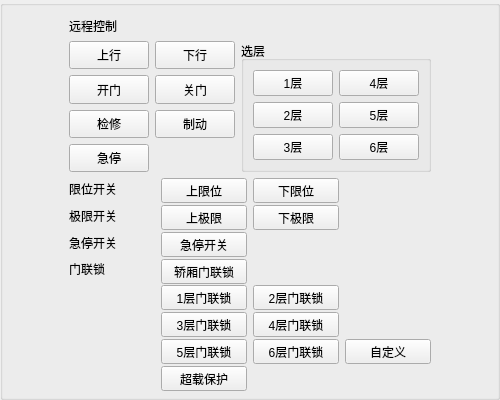
   <widget class="QGroupBox" name="groupBox">
    <property name="geometry">
     <rect>
      <x>11</x>
      <y>34</y>
      <width>500</width>
      <height>400</height>
     </rect>
    </property>
    <property name="minimumSize">
     <size>
      <width>500</width>
      <height>400</height>
     </size>
    </property>
    <property name="maximumSize">
     <size>
      <width>500</width>
      <height>400</height>
     </size>
    </property>
    <property name="title">
     <string/>
    </property>
    <layout class="QGridLayout" name="gridLayout_8">
     <item row="0" column="0">
      <layout class="QGridLayout" name="gridLayout_5">
       <item row="0" column="0">
        <widget class="QLabel" name="label">
         <property name="sizePolicy">
          <sizepolicy hsizetype="Maximum" vsizetype="Fixed">
           <horstretch>0</horstretch>
           <verstretch>0</verstretch>
          </sizepolicy>
         </property>
         <property name="maximumSize">
          <size>
           <width>100</width>
           <height>30</height>
          </size>
         </property>
         <property name="text">
          <string>远程控制</string>
         </property>
        </widget>
       </item>
       <item row="1" column="0">
        <layout class="QVBoxLayout" name="verticalLayout">
         <item>
          <layout class="QHBoxLayout" name="horizontalLayout">
           <item>
            <layout class="QGridLayout" name="gridLayout_6">
             <item row="0" column="1">
              <widget class="QPushButton" name="pushButton_xc_xx">
               <property name="sizePolicy">
                <sizepolicy hsizetype="Preferred" vsizetype="Preferred">
                 <horstretch>0</horstretch>
                 <verstretch>0</verstretch>
                </sizepolicy>
               </property>
               <property name="maximumSize">
                <size>
                 <width>80</width>
                 <height>30</height>
                </size>
               </property>
               <property name="text">
                <string>下行</string>
               </property>
              </widget>
             </item>
             <item row="5" column="0">
              <widget class="QPushButton" name="pushButton_jx">
               <property name="sizePolicy">
                <sizepolicy hsizetype="Preferred" vsizetype="Preferred">
                 <horstretch>0</horstretch>
                 <verstretch>0</verstretch>
                </sizepolicy>
               </property>
               <property name="maximumSize">
                <size>
                 <width>80</width>
                 <height>30</height>
                </size>
               </property>
               <property name="text">
                <string>检修</string>
               </property>
              </widget>
             </item>
             <item row="8" column="0">
              <widget class="QPushButton" name="pushButton_jt">
               <property name="sizePolicy">
                <sizepolicy hsizetype="Preferred" vsizetype="Preferred">
                 <horstretch>0</horstretch>
                 <verstretch>0</verstretch>
                </sizepolicy>
               </property>
               <property name="maximumSize">
                <size>
                 <width>80</width>
                 <height>30</height>
                </size>
               </property>
               <property name="text">
                <string>急停</string>
               </property>
              </widget>
             </item>
             <item row="0" column="0">
              <widget class="QPushButton" name="pushButton_xc_sx">
               <property name="sizePolicy">
                <sizepolicy hsizetype="Preferred" vsizetype="Preferred">
                 <horstretch>0</horstretch>
                 <verstretch>0</verstretch>
                </sizepolicy>
               </property>
               <property name="maximumSize">
                <size>
                 <width>80</width>
                 <height>30</height>
                </size>
               </property>
               <property name="text">
                <string>上行</string>
               </property>
              </widget>
             </item>
             <item row="1" column="0">
              <widget class="QPushButton" name="pushButton_kgm">
               <property name="sizePolicy">
                <sizepolicy hsizetype="Preferred" vsizetype="Preferred">
                 <horstretch>0</horstretch>
                 <verstretch>0</verstretch>
                </sizepolicy>
               </property>
               <property name="maximumSize">
                <size>
                 <width>80</width>
                 <height>30</height>
                </size>
               </property>
               <property name="text">
                <string>开门</string>
               </property>
              </widget>
             </item>
             <item row="1" column="1">
              <widget class="QPushButton" name="pushButton_gm">
               <property name="sizePolicy">
                <sizepolicy hsizetype="Preferred" vsizetype="Preferred">
                 <horstretch>0</horstretch>
                 <verstretch>0</verstretch>
                </sizepolicy>
               </property>
               <property name="maximumSize">
                <size>
                 <width>80</width>
                 <height>30</height>
                </size>
               </property>
               <property name="text">
                <string>关门</string>
               </property>
              </widget>
             </item>
             <item row="5" column="1">
              <widget class="QPushButton" name="pushButton_zd">
               <property name="sizePolicy">
                <sizepolicy hsizetype="Preferred" vsizetype="Preferred">
                 <horstretch>0</horstretch>
                 <verstretch>0</verstretch>
                </sizepolicy>
               </property>
               <property name="maximumSize">
                <size>
                 <width>80</width>
                 <height>30</height>
                </size>
               </property>
               <property name="text">
                <string>制动</string>
               </property>
              </widget>
             </item>
            </layout>
           </item>
           <item>
            <widget class="QGroupBox" name="groupBox_7">
             <property name="sizePolicy">
              <sizepolicy hsizetype="Fixed" vsizetype="Fixed">
               <horstretch>0</horstretch>
               <verstretch>0</verstretch>
              </sizepolicy>
             </property>
             <property name="title">
              <string>选层</string>
             </property>
             <layout class="QFormLayout" name="formLayout">
              <item row="0" column="0">
               <widget class="QPushButton" name="pushButton_xc_1">
                <property name="sizePolicy">
                 <sizepolicy hsizetype="Preferred" vsizetype="Preferred">
                  <horstretch>0</horstretch>
                  <verstretch>0</verstretch>
                 </sizepolicy>
                </property>
                <property name="minimumSize">
                 <size>
                  <width>0</width>
                  <height>25</height>
                 </size>
                </property>
                <property name="maximumSize">
                 <size>
                  <width>800</width>
                  <height>30</height>
                 </size>
                </property>
                <property name="text">
                 <string>1层</string>
                </property>
               </widget>
              </item>
              <item row="0" column="1">
               <widget class="QPushButton" name="pushButton_xc_4">
                <property name="sizePolicy">
                 <sizepolicy hsizetype="Preferred" vsizetype="Preferred">
                  <horstretch>0</horstretch>
                  <verstretch>0</verstretch>
                 </sizepolicy>
                </property>
                <property name="minimumSize">
                 <size>
                  <width>0</width>
                  <height>25</height>
                 </size>
                </property>
                <property name="maximumSize">
                 <size>
                  <width>800</width>
                  <height>30</height>
                 </size>
                </property>
                <property name="text">
                 <string>4层</string>
                </property>
               </widget>
              </item>
              <item row="1" column="0">
               <widget class="QPushButton" name="pushButton_xc_2">
                <property name="sizePolicy">
                 <sizepolicy hsizetype="Preferred" vsizetype="Preferred">
                  <horstretch>0</horstretch>
                  <verstretch>0</verstretch>
                 </sizepolicy>
                </property>
                <property name="minimumSize">
                 <size>
                  <width>0</width>
                  <height>25</height>
                 </size>
                </property>
                <property name="maximumSize">
                 <size>
                  <width>800</width>
                  <height>30</height>
                 </size>
                </property>
                <property name="text">
                 <string>2层</string>
                </property>
               </widget>
              </item>
              <item row="1" column="1">
               <widget class="QPushButton" name="pushButton_xc_5">
                <property name="sizePolicy">
                 <sizepolicy hsizetype="Preferred" vsizetype="Preferred">
                  <horstretch>0</horstretch>
                  <verstretch>0</verstretch>
                 </sizepolicy>
                </property>
                <property name="minimumSize">
                 <size>
                  <width>0</width>
                  <height>25</height>
                 </size>
                </property>
                <property name="maximumSize">
                 <size>
                  <width>800</width>
                  <height>30</height>
                 </size>
                </property>
                <property name="text">
                 <string>5层</string>
                </property>
               </widget>
              </item>
              <item row="2" column="0">
               <widget class="QPushButton" name="pushButton_xc_3">
                <property name="sizePolicy">
                 <sizepolicy hsizetype="Preferred" vsizetype="Preferred">
                  <horstretch>0</horstretch>
                  <verstretch>0</verstretch>
                 </sizepolicy>
                </property>
                <property name="minimumSize">
                 <size>
                  <width>0</width>
                  <height>25</height>
                 </size>
                </property>
                <property name="maximumSize">
                 <size>
                  <width>800</width>
                  <height>30</height>
                 </size>
                </property>
                <property name="text">
                 <string>3层</string>
                </property>
               </widget>
              </item>
              <item row="2" column="1">
               <widget class="QPushButton" name="pushButton_xc_6">
                <property name="sizePolicy">
                 <sizepolicy hsizetype="Preferred" vsizetype="Preferred">
                  <horstretch>0</horstretch>
                  <verstretch>0</verstretch>
                 </sizepolicy>
                </property>
                <property name="minimumSize">
                 <size>
                  <width>0</width>
                  <height>25</height>
                 </size>
                </property>
                <property name="maximumSize">
                 <size>
                  <width>800</width>
                  <height>30</height>
                 </size>
                </property>
                <property name="text">
                 <string>6层</string>
                </property>
               </widget>
              </item>
             </layout>
            </widget>
           </item>
          </layout>
         </item>
         <item>
          <layout class="QGridLayout" name="gridLayout_3">
           <item row="0" column="0">
            <widget class="QLabel" name="label_2">
             <property name="sizePolicy">
              <sizepolicy hsizetype="Preferred" vsizetype="Preferred">
               <horstretch>0</horstretch>
               <verstretch>0</verstretch>
              </sizepolicy>
             </property>
             <property name="text">
              <string>限位开关</string>
             </property>
            </widget>
           </item>
           <item row="0" column="1">
            <widget class="QPushButton" name="pushButton_xwkg_sxw">
             <property name="sizePolicy">
              <sizepolicy hsizetype="Preferred" vsizetype="Preferred">
               <horstretch>0</horstretch>
               <verstretch>0</verstretch>
              </sizepolicy>
             </property>
             <property name="minimumSize">
              <size>
               <width>0</width>
               <height>25</height>
              </size>
             </property>
             <property name="maximumSize">
              <size>
               <width>150</width>
               <height>16777215</height>
              </size>
             </property>
             <property name="text">
              <string>上限位</string>
             </property>
            </widget>
           </item>
           <item row="0" column="2">
            <widget class="QPushButton" name="pushButton_xwkg_xxw">
             <property name="sizePolicy">
              <sizepolicy hsizetype="Preferred" vsizetype="Preferred">
               <horstretch>0</horstretch>
               <verstretch>0</verstretch>
              </sizepolicy>
             </property>
             <property name="minimumSize">
              <size>
               <width>0</width>
               <height>25</height>
              </size>
             </property>
             <property name="maximumSize">
              <size>
               <width>150</width>
               <height>16777215</height>
              </size>
             </property>
             <property name="text">
              <string>下限位</string>
             </property>
            </widget>
           </item>
           <item row="1" column="0">
            <widget class="QLabel" name="label_4">
             <property name="sizePolicy">
              <sizepolicy hsizetype="Preferred" vsizetype="Preferred">
               <horstretch>0</horstretch>
               <verstretch>0</verstretch>
              </sizepolicy>
             </property>
             <property name="text">
              <string>极限开关</string>
             </property>
            </widget>
           </item>
           <item row="1" column="1">
            <widget class="QPushButton" name="pushButton_jxkg_xjx">
             <property name="sizePolicy">
              <sizepolicy hsizetype="Preferred" vsizetype="Preferred">
               <horstretch>0</horstretch>
               <verstretch>0</verstretch>
              </sizepolicy>
             </property>
             <property name="minimumSize">
              <size>
               <width>0</width>
               <height>25</height>
              </size>
             </property>
             <property name="maximumSize">
              <size>
               <width>150</width>
               <height>16777215</height>
              </size>
             </property>
             <property name="text">
              <string>上极限</string>
             </property>
            </widget>
           </item>
           <item row="1" column="2">
            <widget class="QPushButton" name="pushButton_jxkg_sjx">
             <property name="sizePolicy">
              <sizepolicy hsizetype="Preferred" vsizetype="Preferred">
               <horstretch>0</horstretch>
               <verstretch>0</verstretch>
              </sizepolicy>
             </property>
             <property name="minimumSize">
              <size>
               <width>0</width>
               <height>25</height>
              </size>
             </property>
             <property name="maximumSize">
              <size>
               <width>150</width>
               <height>16777215</height>
              </size>
             </property>
             <property name="text">
              <string>下极限</string>
             </property>
            </widget>
           </item>
           <item row="2" column="0">
            <widget class="QLabel" name="label_5">
             <property name="sizePolicy">
              <sizepolicy hsizetype="Preferred" vsizetype="Preferred">
               <horstretch>0</horstretch>
               <verstretch>0</verstretch>
              </sizepolicy>
             </property>
             <property name="text">
              <string>急停开关</string>
             </property>
            </widget>
           </item>
           <item row="2" column="1">
            <widget class="QPushButton" name="pushButton_jtkg">
             <property name="sizePolicy">
              <sizepolicy hsizetype="Preferred" vsizetype="Preferred">
               <horstretch>0</horstretch>
               <verstretch>0</verstretch>
              </sizepolicy>
             </property>
             <property name="minimumSize">
              <size>
               <width>0</width>
               <height>25</height>
              </size>
             </property>
             <property name="maximumSize">
              <size>
               <width>150</width>
               <height>16777215</height>
              </size>
             </property>
             <property name="text">
              <string>急停开关</string>
             </property>
            </widget>
           </item>
           <item row="3" column="0">
            <widget class="QLabel" name="label_19">
             <property name="sizePolicy">
              <sizepolicy hsizetype="Preferred" vsizetype="Preferred">
               <horstretch>0</horstretch>
               <verstretch>0</verstretch>
              </sizepolicy>
             </property>
             <property name="text">
              <string>门联锁</string>
             </property>
            </widget>
           </item>
           <item row="3" column="1">
            <widget class="QPushButton" name="pushButton_mls_jx">
             <property name="sizePolicy">
              <sizepolicy hsizetype="Preferred" vsizetype="Preferred">
               <horstretch>0</horstretch>
               <verstretch>0</verstretch>
              </sizepolicy>
             </property>
             <property name="minimumSize">
              <size>
               <width>0</width>
               <height>25</height>
              </size>
             </property>
             <property name="maximumSize">
              <size>
               <width>150</width>
               <height>16777215</height>
              </size>
             </property>
             <property name="text">
              <string>轿厢门联锁</string>
             </property>
            </widget>
           </item>
           <item row="4" column="1">
            <widget class="QPushButton" name="pushButton_mls_1">
             <property name="sizePolicy">
              <sizepolicy hsizetype="Preferred" vsizetype="Preferred">
               <horstretch>0</horstretch>
               <verstretch>0</verstretch>
              </sizepolicy>
             </property>
             <property name="minimumSize">
              <size>
               <width>0</width>
               <height>25</height>
              </size>
             </property>
             <property name="maximumSize">
              <size>
               <width>150</width>
               <height>16777215</height>
              </size>
             </property>
             <property name="text">
              <string>1层门联锁</string>
             </property>
            </widget>
           </item>
           <item row="4" column="2">
            <widget class="QPushButton" name="pushButton_mls_2">
             <property name="sizePolicy">
              <sizepolicy hsizetype="Preferred" vsizetype="Preferred">
               <horstretch>0</horstretch>
               <verstretch>0</verstretch>
              </sizepolicy>
             </property>
             <property name="minimumSize">
              <size>
               <width>0</width>
               <height>25</height>
              </size>
             </property>
             <property name="maximumSize">
              <size>
               <width>150</width>
               <height>16777215</height>
              </size>
             </property>
             <property name="text">
              <string>2层门联锁</string>
             </property>
            </widget>
           </item>
           <item row="5" column="1">
            <widget class="QPushButton" name="pushButton_mls_3">
             <property name="sizePolicy">
              <sizepolicy hsizetype="Preferred" vsizetype="Preferred">
               <horstretch>0</horstretch>
               <verstretch>0</verstretch>
              </sizepolicy>
             </property>
             <property name="minimumSize">
              <size>
               <width>0</width>
               <height>25</height>
              </size>
             </property>
             <property name="maximumSize">
              <size>
               <width>150</width>
               <height>16777215</height>
              </size>
             </property>
             <property name="text">
              <string>3层门联锁</string>
             </property>
            </widget>
           </item>
           <item row="5" column="2">
            <widget class="QPushButton" name="pushButton_mls_4">
             <property name="sizePolicy">
              <sizepolicy hsizetype="Preferred" vsizetype="Preferred">
               <horstretch>0</horstretch>
               <verstretch>0</verstretch>
              </sizepolicy>
             </property>
             <property name="minimumSize">
              <size>
               <width>0</width>
               <height>25</height>
              </size>
             </property>
             <property name="maximumSize">
              <size>
               <width>150</width>
               <height>16777215</height>
              </size>
             </property>
             <property name="text">
              <string>4层门联锁</string>
             </property>
            </widget>
           </item>
           <item row="6" column="1">
            <widget class="QPushButton" name="pushButton_mls_5">
             <property name="sizePolicy">
              <sizepolicy hsizetype="Preferred" vsizetype="Preferred">
               <horstretch>0</horstretch>
               <verstretch>0</verstretch>
              </sizepolicy>
             </property>
             <property name="minimumSize">
              <size>
               <width>0</width>
               <height>25</height>
              </size>
             </property>
             <property name="maximumSize">
              <size>
               <width>150</width>
               <height>16777215</height>
              </size>
             </property>
             <property name="text">
              <string>5层门联锁</string>
             </property>
            </widget>
           </item>
           <item row="6" column="2">
            <widget class="QPushButton" name="pushButton_mls_6">
             <property name="sizePolicy">
              <sizepolicy hsizetype="Preferred" vsizetype="Preferred">
               <horstretch>0</horstretch>
               <verstretch>0</verstretch>
              </sizepolicy>
             </property>
             <property name="minimumSize">
              <size>
               <width>0</width>
               <height>25</height>
              </size>
             </property>
             <property name="maximumSize">
              <size>
               <width>150</width>
               <height>16777215</height>
              </size>
             </property>
             <property name="text">
              <string>6层门联锁</string>
             </property>
            </widget>
           </item>
           <item row="6" column="3">
            <widget class="QPushButton" name="pushButton_zdy">
             <property name="sizePolicy">
              <sizepolicy hsizetype="Preferred" vsizetype="Preferred">
               <horstretch>0</horstretch>
               <verstretch>0</verstretch>
              </sizepolicy>
             </property>
             <property name="minimumSize">
              <size>
               <width>0</width>
               <height>25</height>
              </size>
             </property>
             <property name="maximumSize">
              <size>
               <width>150</width>
               <height>40</height>
              </size>
             </property>
             <property name="text">
              <string>自定义</string>
             </property>
            </widget>
           </item>
           <item row="7" column="1">
            <widget class="QPushButton" name="pushButton_czbh">
             <property name="sizePolicy">
              <sizepolicy hsizetype="Preferred" vsizetype="Preferred">
               <horstretch>0</horstretch>
               <verstretch>0</verstretch>
              </sizepolicy>
             </property>
             <property name="minimumSize">
              <size>
               <width>0</width>
               <height>25</height>
              </size>
             </property>
             <property name="maximumSize">
              <size>
               <width>150</width>
               <height>16777215</height>
              </size>
             </property>
             <property name="text">
              <string>超载保护</string>
             </property>
            </widget>
           </item>
          </layout>
         </item>
        </layout>
       </item>
      </layout>
     </item>
    </layout>
   </widget>
